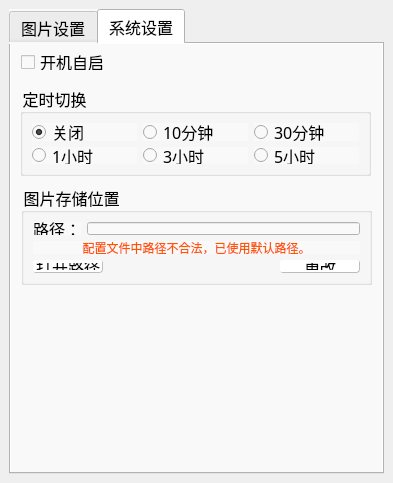
<?xml version="1.0" encoding="UTF-8"?>
<ui version="4.0">
 <class>MainWindow</class>
 <widget class="QMainWindow" name="MainWindow">
  <property name="geometry">
   <rect>
    <x>0</x>
    <y>0</y>
    <width>393</width>
    <height>483</height>
   </rect>
  </property>
  <property name="maximumSize">
   <size>
    <width>393</width>
    <height>483</height>
   </size>
  </property>
  <property name="windowTitle">
   <string>wallhaven v1.0</string>
  </property>
  <widget class="QWidget" name="centralwidget">
   <property name="minimumSize">
    <size>
     <width>393</width>
     <height>483</height>
    </size>
   </property>
   <layout class="QVBoxLayout" name="verticalLayout_2">
    <item>
     <widget class="QTabWidget" name="tabWidget">
      <property name="font">
       <font>
        <family>楷体</family>
        <pointsize>12</pointsize>
        <weight>50</weight>
        <bold>false</bold>
       </font>
      </property>
      <property name="focusPolicy">
       <enum>Qt::NoFocus</enum>
      </property>
      <property name="styleSheet">
       <string notr="true">background-color:rgb(249, 249, 249)</string>
      </property>
      <property name="tabPosition">
       <enum>QTabWidget::North</enum>
      </property>
      <property name="tabShape">
       <enum>QTabWidget::Rounded</enum>
      </property>
      <property name="currentIndex">
       <number>1</number>
      </property>
      <widget class="QWidget" name="img_set_table">
       <attribute name="title">
        <string>图片设置</string>
       </attribute>
       <layout class="QGridLayout" name="gridLayout_5">
        <item row="0" column="0">
         <widget class="QGroupBox" name="purity_box">
          <property name="font">
           <font>
            <family>楷体</family>
            <pointsize>12</pointsize>
            <weight>50</weight>
            <bold>false</bold>
           </font>
          </property>
          <property name="focusPolicy">
           <enum>Qt::NoFocus</enum>
          </property>
          <property name="title">
           <string>内容筛选</string>
          </property>
          <layout class="QHBoxLayout" name="horizontalLayout">
           <property name="spacing">
            <number>9</number>
           </property>
           <property name="sizeConstraint">
            <enum>QLayout::SetDefaultConstraint</enum>
           </property>
           <property name="leftMargin">
            <number>9</number>
           </property>
           <property name="topMargin">
            <number>9</number>
           </property>
           <item>
            <widget class="QCheckBox" name="purity_sfw">
             <property name="font">
              <font>
               <family>楷体</family>
               <pointsize>12</pointsize>
               <weight>50</weight>
               <bold>false</bold>
              </font>
             </property>
             <property name="focusPolicy">
              <enum>Qt::NoFocus</enum>
             </property>
             <property name="toolTip">
              <string extracomment="正经图片">正经图片</string>
             </property>
             <property name="text">
              <string>SFW</string>
             </property>
             <property name="checked">
              <bool>false</bool>
             </property>
            </widget>
           </item>
           <item>
            <widget class="QCheckBox" name="purity_sketchy">
             <property name="font">
              <font>
               <family>楷体</family>
               <pointsize>12</pointsize>
               <weight>50</weight>
               <bold>false</bold>
              </font>
             </property>
             <property name="focusPolicy">
              <enum>Qt::NoFocus</enum>
             </property>
             <property name="toolTip">
              <string extracomment="带点颜色">带点颜色</string>
             </property>
             <property name="text">
              <string>Sketchy</string>
             </property>
            </widget>
           </item>
          </layout>
         </widget>
        </item>
        <item row="1" column="0">
         <widget class="QGroupBox" name="category_box">
          <property name="font">
           <font>
            <family>楷体</family>
            <pointsize>12</pointsize>
            <weight>50</weight>
            <bold>false</bold>
           </font>
          </property>
          <property name="focusPolicy">
           <enum>Qt::NoFocus</enum>
          </property>
          <property name="title">
           <string>风格选择</string>
          </property>
          <layout class="QHBoxLayout" name="horizontalLayout_2">
           <item>
            <widget class="QCheckBox" name="cate_general">
             <property name="font">
              <font>
               <family>楷体</family>
               <pointsize>12</pointsize>
               <weight>50</weight>
               <bold>false</bold>
              </font>
             </property>
             <property name="focusPolicy">
              <enum>Qt::NoFocus</enum>
             </property>
             <property name="text">
              <string>普通</string>
             </property>
             <property name="checked">
              <bool>false</bool>
             </property>
            </widget>
           </item>
           <item>
            <widget class="QCheckBox" name="cate_anime">
             <property name="font">
              <font>
               <family>楷体</family>
               <pointsize>12</pointsize>
               <weight>50</weight>
               <bold>false</bold>
              </font>
             </property>
             <property name="focusPolicy">
              <enum>Qt::NoFocus</enum>
             </property>
             <property name="text">
              <string>二次元</string>
             </property>
             <property name="checked">
              <bool>false</bool>
             </property>
            </widget>
           </item>
           <item>
            <widget class="QCheckBox" name="cate_people">
             <property name="font">
              <font>
               <family>楷体</family>
               <pointsize>12</pointsize>
               <weight>50</weight>
               <bold>false</bold>
              </font>
             </property>
             <property name="focusPolicy">
              <enum>Qt::NoFocus</enum>
             </property>
             <property name="text">
              <string>三次元</string>
             </property>
            </widget>
           </item>
          </layout>
         </widget>
        </item>
        <item row="2" column="0">
         <widget class="QGroupBox" name="sorting_box">
          <property name="font">
           <font>
            <family>楷体</family>
            <pointsize>12</pointsize>
            <weight>50</weight>
            <bold>false</bold>
           </font>
          </property>
          <property name="focusPolicy">
           <enum>Qt::NoFocus</enum>
          </property>
          <property name="title">
           <string>排序方式</string>
          </property>
          <layout class="QGridLayout" name="gridLayout">
           <item row="0" column="1">
            <widget class="QRadioButton" name="sorting_views">
             <property name="font">
              <font>
               <family>Bell MT</family>
               <pointsize>12</pointsize>
               <weight>50</weight>
               <bold>false</bold>
              </font>
             </property>
             <property name="focusPolicy">
              <enum>Qt::NoFocus</enum>
             </property>
             <property name="text">
              <string>Views</string>
             </property>
            </widget>
           </item>
           <item row="1" column="1">
            <widget class="QRadioButton" name="sorting_favorites">
             <property name="font">
              <font>
               <family>Bell MT</family>
               <pointsize>12</pointsize>
               <weight>50</weight>
               <bold>false</bold>
              </font>
             </property>
             <property name="focusPolicy">
              <enum>Qt::NoFocus</enum>
             </property>
             <property name="text">
              <string>Favorites</string>
             </property>
            </widget>
           </item>
           <item row="1" column="2">
            <widget class="QRadioButton" name="sorting_hot">
             <property name="font">
              <font>
               <family>Bell MT</family>
               <pointsize>12</pointsize>
               <weight>50</weight>
               <bold>false</bold>
              </font>
             </property>
             <property name="focusPolicy">
              <enum>Qt::NoFocus</enum>
             </property>
             <property name="text">
              <string>Hot</string>
             </property>
            </widget>
           </item>
           <item row="2" column="0">
            <widget class="QRadioButton" name="sorting_toplist">
             <property name="font">
              <font>
               <family>Bell MT</family>
               <pointsize>12</pointsize>
               <weight>50</weight>
               <bold>false</bold>
              </font>
             </property>
             <property name="focusPolicy">
              <enum>Qt::NoFocus</enum>
             </property>
             <property name="text">
              <string>Toplist</string>
             </property>
             <property name="checked">
              <bool>true</bool>
             </property>
            </widget>
           </item>
           <item row="2" column="1">
            <widget class="QComboBox" name="top_range_box">
             <property name="font">
              <font>
               <family>Bell MT</family>
               <pointsize>12</pointsize>
               <weight>50</weight>
               <bold>false</bold>
              </font>
             </property>
             <property name="focusPolicy">
              <enum>Qt::StrongFocus</enum>
             </property>
             <property name="styleSheet">
              <string notr="true">QComboBox {
     border:1px solid gray;
     border-radius: 3px;
     padding:1px 2px 1px 2px;
     min-width:9em;
}
QComboBox::drop-down {
     subcontrol-origin:padding;
     subcontrol- position:top right;
     width:20px;
     border-left-width:1px;
     border-left-color:darkgray;
     border-left-style:solid;  /* just a single line */
     border-top-right-radius:3px;  /* same radius as the QComboBox */
     border-bottom-right-radius:3px;
}
 
QComboBox::down-arrow {
     image:url(icon/down_arrow.png);
	width: 15px;
    height:15px;
}</string>
             </property>
             <item>
              <property name="text">
               <string>Last Day</string>
              </property>
             </item>
             <item>
              <property name="text">
               <string>Last 3 Days</string>
              </property>
             </item>
             <item>
              <property name="text">
               <string>Last Week</string>
              </property>
             </item>
             <item>
              <property name="text">
               <string>Last Month</string>
              </property>
             </item>
             <item>
              <property name="text">
               <string>Last 3 Months</string>
              </property>
             </item>
             <item>
              <property name="text">
               <string>Last 6 Months</string>
              </property>
             </item>
             <item>
              <property name="text">
               <string>Last Year</string>
              </property>
             </item>
            </widget>
           </item>
           <item row="0" column="2">
            <widget class="QRadioButton" name="sorting_data_added">
             <property name="font">
              <font>
               <family>Bell MT</family>
               <pointsize>12</pointsize>
               <weight>50</weight>
               <bold>false</bold>
              </font>
             </property>
             <property name="focusPolicy">
              <enum>Qt::NoFocus</enum>
             </property>
             <property name="text">
              <string>Date Added</string>
             </property>
            </widget>
           </item>
           <item row="0" column="0">
            <widget class="QRadioButton" name="sorting_relevance">
             <property name="font">
              <font>
               <family>Bell MT</family>
               <pointsize>12</pointsize>
               <weight>50</weight>
               <bold>false</bold>
              </font>
             </property>
             <property name="focusPolicy">
              <enum>Qt::NoFocus</enum>
             </property>
             <property name="text">
              <string>Relevance</string>
             </property>
            </widget>
           </item>
           <item row="1" column="0">
            <widget class="QRadioButton" name="sorting_random">
             <property name="font">
              <font>
               <family>Bell MT</family>
               <pointsize>12</pointsize>
               <weight>50</weight>
               <bold>false</bold>
              </font>
             </property>
             <property name="focusPolicy">
              <enum>Qt::NoFocus</enum>
             </property>
             <property name="text">
              <string>Random</string>
             </property>
            </widget>
           </item>
          </layout>
         </widget>
        </item>
        <item row="3" column="0">
         <widget class="QGroupBox" name="ratios_box">
          <property name="font">
           <font>
            <family>楷体</family>
            <pointsize>12</pointsize>
            <weight>50</weight>
            <bold>false</bold>
           </font>
          </property>
          <property name="focusPolicy">
           <enum>Qt::NoFocus</enum>
          </property>
          <property name="title">
           <string>图片比例</string>
          </property>
          <layout class="QGridLayout" name="gridLayout_2">
           <item row="1" column="0">
            <widget class="QCheckBox" name="ratio_10x9">
             <property name="font">
              <font>
               <family>楷体</family>
               <pointsize>12</pointsize>
               <weight>50</weight>
               <bold>false</bold>
              </font>
             </property>
             <property name="focusPolicy">
              <enum>Qt::NoFocus</enum>
             </property>
             <property name="text">
              <string>10x9</string>
             </property>
            </widget>
           </item>
           <item row="2" column="1">
            <widget class="QCheckBox" name="ratio_48x9">
             <property name="font">
              <font>
               <family>楷体</family>
               <pointsize>12</pointsize>
               <weight>50</weight>
               <bold>false</bold>
              </font>
             </property>
             <property name="focusPolicy">
              <enum>Qt::NoFocus</enum>
             </property>
             <property name="text">
              <string>48x9</string>
             </property>
            </widget>
           </item>
           <item row="2" column="2">
            <widget class="QCheckBox" name="ratio_10x16">
             <property name="font">
              <font>
               <family>楷体</family>
               <pointsize>12</pointsize>
               <weight>50</weight>
               <bold>false</bold>
              </font>
             </property>
             <property name="focusPolicy">
              <enum>Qt::NoFocus</enum>
             </property>
             <property name="text">
              <string>10x16</string>
             </property>
            </widget>
           </item>
           <item row="1" column="3">
            <widget class="QCheckBox" name="ratio_3x2">
             <property name="font">
              <font>
               <family>楷体</family>
               <pointsize>12</pointsize>
               <weight>50</weight>
               <bold>false</bold>
              </font>
             </property>
             <property name="focusPolicy">
              <enum>Qt::NoFocus</enum>
             </property>
             <property name="text">
              <string>3x2</string>
             </property>
            </widget>
           </item>
           <item row="0" column="2">
            <widget class="QCheckBox" name="ratio_9x16">
             <property name="font">
              <font>
               <family>楷体</family>
               <pointsize>12</pointsize>
               <weight>50</weight>
               <bold>false</bold>
              </font>
             </property>
             <property name="focusPolicy">
              <enum>Qt::NoFocus</enum>
             </property>
             <property name="text">
              <string>9x16</string>
             </property>
            </widget>
           </item>
           <item row="3" column="3">
            <widget class="QCheckBox" name="ratio_5x4">
             <property name="font">
              <font>
               <family>楷体</family>
               <pointsize>12</pointsize>
               <weight>50</weight>
               <bold>false</bold>
              </font>
             </property>
             <property name="focusPolicy">
              <enum>Qt::NoFocus</enum>
             </property>
             <property name="text">
              <string>5x4</string>
             </property>
            </widget>
           </item>
           <item row="2" column="3">
            <widget class="QCheckBox" name="ratio_4x3">
             <property name="font">
              <font>
               <family>楷体</family>
               <pointsize>12</pointsize>
               <weight>50</weight>
               <bold>false</bold>
              </font>
             </property>
             <property name="focusPolicy">
              <enum>Qt::NoFocus</enum>
             </property>
             <property name="text">
              <string>4x3</string>
             </property>
            </widget>
           </item>
           <item row="0" column="3">
            <widget class="QCheckBox" name="ratio_1x1">
             <property name="font">
              <font>
               <family>楷体</family>
               <pointsize>12</pointsize>
               <weight>50</weight>
               <bold>false</bold>
              </font>
             </property>
             <property name="focusPolicy">
              <enum>Qt::NoFocus</enum>
             </property>
             <property name="text">
              <string>1x1</string>
             </property>
            </widget>
           </item>
           <item row="0" column="1">
            <widget class="QCheckBox" name="ratio_21x9">
             <property name="font">
              <font>
               <family>楷体</family>
               <pointsize>12</pointsize>
               <weight>50</weight>
               <bold>false</bold>
              </font>
             </property>
             <property name="focusPolicy">
              <enum>Qt::NoFocus</enum>
             </property>
             <property name="text">
              <string>21x9</string>
             </property>
            </widget>
           </item>
           <item row="0" column="0">
            <widget class="QCheckBox" name="ratio_16x9">
             <property name="font">
              <font>
               <family>楷体</family>
               <pointsize>12</pointsize>
               <weight>50</weight>
               <bold>false</bold>
              </font>
             </property>
             <property name="focusPolicy">
              <enum>Qt::NoFocus</enum>
             </property>
             <property name="text">
              <string>16x9</string>
             </property>
            </widget>
           </item>
           <item row="1" column="1">
            <widget class="QCheckBox" name="ratio_32x9">
             <property name="font">
              <font>
               <family>楷体</family>
               <pointsize>12</pointsize>
               <weight>50</weight>
               <bold>false</bold>
              </font>
             </property>
             <property name="focusPolicy">
              <enum>Qt::NoFocus</enum>
             </property>
             <property name="text">
              <string>32x9</string>
             </property>
            </widget>
           </item>
           <item row="1" column="2">
            <widget class="QCheckBox" name="ratio_9x18">
             <property name="font">
              <font>
               <family>楷体</family>
               <pointsize>12</pointsize>
               <weight>50</weight>
               <bold>false</bold>
              </font>
             </property>
             <property name="focusPolicy">
              <enum>Qt::NoFocus</enum>
             </property>
             <property name="text">
              <string>9x18</string>
             </property>
            </widget>
           </item>
          </layout>
         </widget>
        </item>
       </layout>
      </widget>
      <widget class="QWidget" name="sys_set_tab">
       <attribute name="title">
        <string>系统设置</string>
       </attribute>
       <widget class="QGroupBox" name="groupBox">
        <property name="geometry">
         <rect>
          <x>9</x>
          <y>41</y>
          <width>351</width>
          <height>91</height>
         </rect>
        </property>
        <property name="font">
         <font>
          <family>楷体</family>
          <pointsize>12</pointsize>
         </font>
        </property>
        <property name="focusPolicy">
         <enum>Qt::NoFocus</enum>
        </property>
        <property name="title">
         <string>定时切换</string>
        </property>
        <layout class="QGridLayout" name="gridLayout_3">
         <item row="0" column="1">
          <widget class="QRadioButton" name="time_10m">
           <property name="font">
            <font>
             <family>楷体</family>
             <pointsize>12</pointsize>
            </font>
           </property>
           <property name="focusPolicy">
            <enum>Qt::NoFocus</enum>
           </property>
           <property name="text">
            <string>10分钟</string>
           </property>
          </widget>
         </item>
         <item row="0" column="2">
          <widget class="QRadioButton" name="time_30m">
           <property name="font">
            <font>
             <family>楷体</family>
             <pointsize>12</pointsize>
            </font>
           </property>
           <property name="focusPolicy">
            <enum>Qt::NoFocus</enum>
           </property>
           <property name="text">
            <string>30分钟</string>
           </property>
          </widget>
         </item>
         <item row="1" column="1">
          <widget class="QRadioButton" name="time_3h">
           <property name="font">
            <font>
             <family>楷体</family>
             <pointsize>12</pointsize>
            </font>
           </property>
           <property name="focusPolicy">
            <enum>Qt::NoFocus</enum>
           </property>
           <property name="text">
            <string>3小时</string>
           </property>
          </widget>
         </item>
         <item row="1" column="0">
          <widget class="QRadioButton" name="time_1h">
           <property name="font">
            <font>
             <family>楷体</family>
             <pointsize>12</pointsize>
            </font>
           </property>
           <property name="focusPolicy">
            <enum>Qt::NoFocus</enum>
           </property>
           <property name="text">
            <string>1小时</string>
           </property>
          </widget>
         </item>
         <item row="0" column="0">
          <widget class="QRadioButton" name="time_close">
           <property name="font">
            <font>
             <family>楷体</family>
             <pointsize>12</pointsize>
            </font>
           </property>
           <property name="focusPolicy">
            <enum>Qt::NoFocus</enum>
           </property>
           <property name="text">
            <string>关闭</string>
           </property>
           <property name="checked">
            <bool>true</bool>
           </property>
          </widget>
         </item>
         <item row="1" column="2">
          <widget class="QRadioButton" name="time_5h">
           <property name="font">
            <font>
             <family>楷体</family>
             <pointsize>12</pointsize>
            </font>
           </property>
           <property name="focusPolicy">
            <enum>Qt::NoFocus</enum>
           </property>
           <property name="text">
            <string>5小时</string>
           </property>
          </widget>
         </item>
        </layout>
       </widget>
       <widget class="QGroupBox" name="groupBox_2">
        <property name="geometry">
         <rect>
          <x>10</x>
          <y>140</y>
          <width>351</width>
          <height>101</height>
         </rect>
        </property>
        <property name="font">
         <font>
          <family>楷体</family>
          <pointsize>12</pointsize>
         </font>
        </property>
        <property name="focusPolicy">
         <enum>Qt::NoFocus</enum>
        </property>
        <property name="title">
         <string>图片存储位置</string>
        </property>
        <layout class="QVBoxLayout" name="verticalLayout">
         <item>
          <layout class="QHBoxLayout" name="horizontalLayout_4">
           <item>
            <widget class="QLabel" name="img_path_label">
             <property name="font">
              <font>
               <family>楷体</family>
               <pointsize>12</pointsize>
              </font>
             </property>
             <property name="focusPolicy">
              <enum>Qt::NoFocus</enum>
             </property>
             <property name="text">
              <string>路径：</string>
             </property>
            </widget>
           </item>
           <item>
            <widget class="QLineEdit" name="img_path">
             <property name="font">
              <font>
               <family>楷体</family>
               <pointsize>12</pointsize>
              </font>
             </property>
             <property name="focusPolicy">
              <enum>Qt::TabFocus</enum>
             </property>
            </widget>
           </item>
          </layout>
         </item>
         <item>
          <widget class="QLabel" name="err_path_tip">
           <property name="enabled">
            <bool>true</bool>
           </property>
           <property name="styleSheet">
            <string notr="true">color:rgb(255, 85, 0)</string>
           </property>
           <property name="text">
            <string>配置文件中路径不合法，已使用默认路径。</string>
           </property>
           <property name="alignment">
            <set>Qt::AlignCenter</set>
           </property>
           <property name="wordWrap">
            <bool>false</bool>
           </property>
           <property name="indent">
            <number>-1</number>
           </property>
          </widget>
         </item>
         <item>
          <layout class="QHBoxLayout" name="horizontalLayout_3">
           <item>
            <widget class="QPushButton" name="open_dir_btn">
             <property name="font">
              <font>
               <family>楷体</family>
               <pointsize>12</pointsize>
              </font>
             </property>
             <property name="focusPolicy">
              <enum>Qt::NoFocus</enum>
             </property>
             <property name="styleSheet">
              <string notr="true">
QPushButton
{
	background-color: #ffffff; /*背景色*/ 
	border-style: outset;
	border-width: 1px;
	border-radius:3px; /*边界圆滑*/
	border-color: rgb(189, 188, 191);
	color:black; /*字体颜色*/
	padding: 2px;
}
 
QPushButton:hover
{
	background-color: rgb(226, 241, 249);
	border-width: 1px;
	border-color: rgb(40, 99, 142);
}

QPushButton:pressed
{
	background-color: #ffffff; /*伪状态经过时背景色*/ 
	border-style: inset;
}
</string>
             </property>
             <property name="text">
              <string>打开路径</string>
             </property>
             <property name="autoDefault">
              <bool>false</bool>
             </property>
             <property name="default">
              <bool>false</bool>
             </property>
             <property name="flat">
              <bool>false</bool>
             </property>
            </widget>
           </item>
           <item>
            <spacer name="horizontalSpacer">
             <property name="font">
              <font>
               <family>楷体</family>
               <pointsize>12</pointsize>
              </font>
             </property>
             <property name="focusPolicy">
              <enum>Qt::NoFocus</enum>
             </property>
             <property name="orientation">
              <enum>Qt::Horizontal</enum>
             </property>
             <property name="sizeHint" stdset="0">
              <size>
               <width>40</width>
               <height>20</height>
              </size>
             </property>
            </spacer>
           </item>
           <item>
            <widget class="QPushButton" name="change_dir_btn">
             <property name="sizePolicy">
              <sizepolicy hsizetype="Minimum" vsizetype="Fixed">
               <horstretch>0</horstretch>
               <verstretch>0</verstretch>
              </sizepolicy>
             </property>
             <property name="minimumSize">
              <size>
               <width>80</width>
               <height>0</height>
              </size>
             </property>
             <property name="font">
              <font>
               <family>楷体</family>
               <pointsize>12</pointsize>
              </font>
             </property>
             <property name="focusPolicy">
              <enum>Qt::NoFocus</enum>
             </property>
             <property name="styleSheet">
              <string notr="true">
QPushButton
{
	background-color: #ffffff; /*背景色*/ 
	border-style: outset;
	border-width: 1px;
	border-radius:3px; /*边界圆滑*/
	border-color: rgb(189, 188, 191);
	color:black; /*字体颜色*/
	padding: 2px;
}
 
QPushButton:hover
{
	background-color: rgb(226, 241, 249);
	border-width: 1px;
	border-color: rgb(40, 99, 142);
}

QPushButton:pressed
{
	background-color: #ffffff; /*伪状态经过时背景色*/ 
	border-style: inset;
}
</string>
             </property>
             <property name="text">
              <string>更改</string>
             </property>
            </widget>
           </item>
          </layout>
         </item>
        </layout>
       </widget>
       <widget class="QCheckBox" name="autoRun">
        <property name="geometry">
         <rect>
          <x>10</x>
          <y>10</y>
          <width>91</width>
          <height>16</height>
         </rect>
        </property>
        <property name="font">
         <font>
          <family>楷体</family>
          <pointsize>12</pointsize>
         </font>
        </property>
        <property name="text">
         <string>开机自启</string>
        </property>
       </widget>
      </widget>
     </widget>
    </item>
   </layout>
  </widget>
 </widget>
 <resources/>
 <connections/>
</ui>
